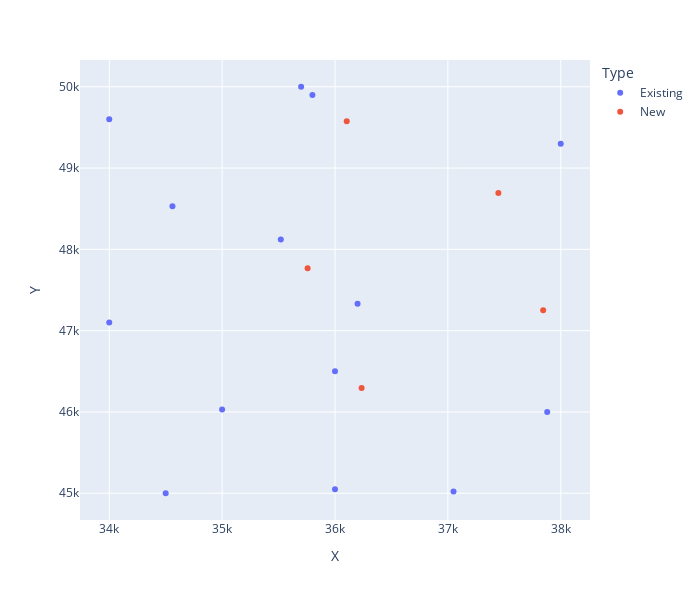

Write notebook code for a chart like this one.
### Code cell
# Plot the existing and new wells using plotly
import plotly.express as px

existing_wells_df = pd.DataFrame(existing_wells, columns=['X', 'Y'])
existing_wells_df['Type'] = 'Existing'
new_wells_df = pd.DataFrame(pos.reshape(-1, 2), columns=['X', 'Y'])
new_wells_df['Type'] = 'New'

wells_df = pd.concat([existing_wells_df, new_wells_df])

fig = px.scatter(wells_df, x='X', y='Y', color='Type')
fig.update_layout(
    height=600,
    width=700,
)
fig.show()

### Figure 1 — Plotly figure (JSON) as saved in the notebook; plotly's stock layout.template omitted (floating-point values rounded to 4 significant figures)
{"data": [{"hovertemplate": "Type=Existing<br>X=%{x}<br>Y=%{y}<extra></extra>", "legendgroup": "Existing", "marker": {"color": "#636efa", "symbol": "circle"}, "mode": "markers", "name": "Existing", "orientation": "v", "showlegend": true, "type": "scatter", "x": [34500, 36000, 37050, 37880, 35000, 36000, 34000, 36200, 34560, 35520, 38000, 35700, 34000, 35800], "xaxis": "x", "y": [45000, 45050, 45020, 46000, 46030, 46500, 47100, 47330, 48530, 48120, 49300, 50000, 49600, 49900], "yaxis": "y"}, {"hovertemplate": "Type=New<br>X=%{x}<br>Y=%{y}<extra></extra>", "legendgroup": "New", "marker": {"color": "#EF553B", "symbol": "circle"}, "mode": "markers", "name": "New", "orientation": "v", "showlegend": true, "type": "scatter", "x": [37840.0, 36240.0, 35760.0, 37450.0, 36100.0], "xaxis": "x", "y": [47250.0, 46290.0, 47770.0, 48690.0, 49570.0], "yaxis": "y"}], "layout": {"height": 600, "legend": {"title": {"text": "Type"}, "tracegroupgap": 0}, "margin": {"t": 60}, "width": 700, "xaxis": {"anchor": "y", "domain": [0, 1], "title": {"text": "X"}}, "yaxis": {"anchor": "x", "domain": [0, 1], "title": {"text": "Y"}}}}
